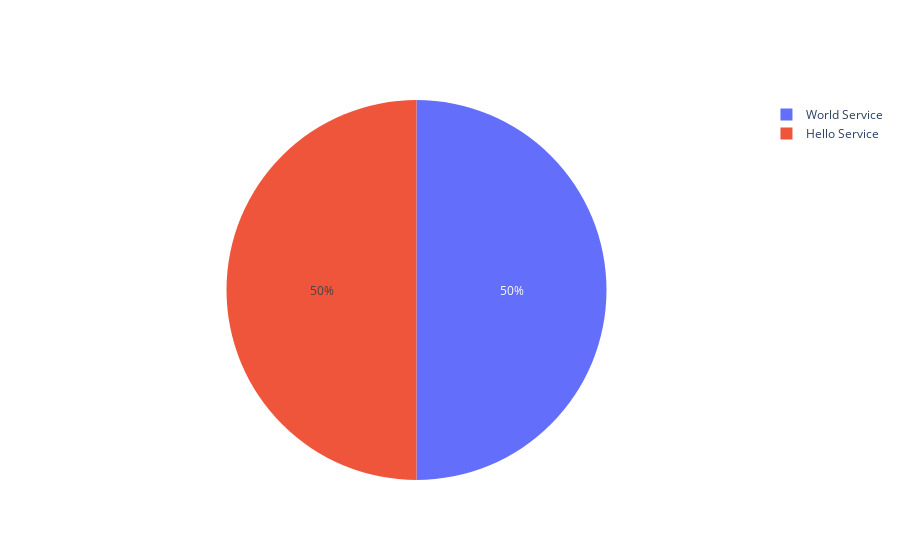

Here is the notebook cell this chart was saved with:
### Code cell
# Display pie chart
pie_chart.show()

### Figure 1 — Plotly figure (JSON) as saved in the notebook; plotly's stock layout.template omitted (floating-point values rounded to 4 significant figures)
{"data": [{"labels": ["World Service", "Hello Service"], "type": "pie", "values": [2, 2]}], "layout": {"autosize": true}}
